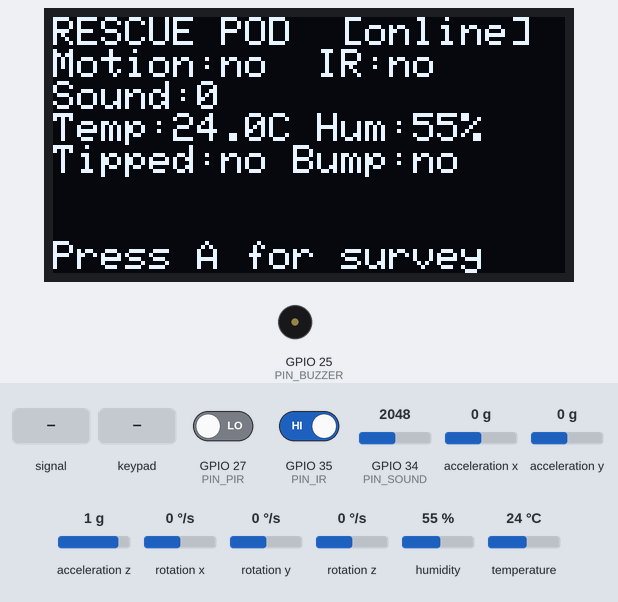
The sketch below on a simulated ESP32. On the bench: 128×64 one-colour display, buzzer (waves = sounding, pin HIGH). Wiring (inferred from the names in the program): MPU-6050 motion sensor at I2C address 0x68. Inputs (shaded band) come from the test bench; at power-on: GPIO 27 (PIN_PIR) LOW, GPIO 34 (PIN_SOUND) = 2048, GPIO 35 (PIN_IR) HIGH, acceleration x 0 g, acceleration y 0 g, acceleration z 1 g, rotation x 0 °/s, rotation y 0 °/s, rotation z 0 °/s, humidity 55 %, temperature 24 °C (analog values on the 0–4095 scale). WiFi joins after 1.5 s; servers stay silent unless stated; uploads are accepted with an empty reply; what the sketch prints to the serial monitor is not drawn.

Above: at 2.9 s.
3.0 s: GPIO 27 (PIN_PIR) driven HIGH
At 5.2 s:
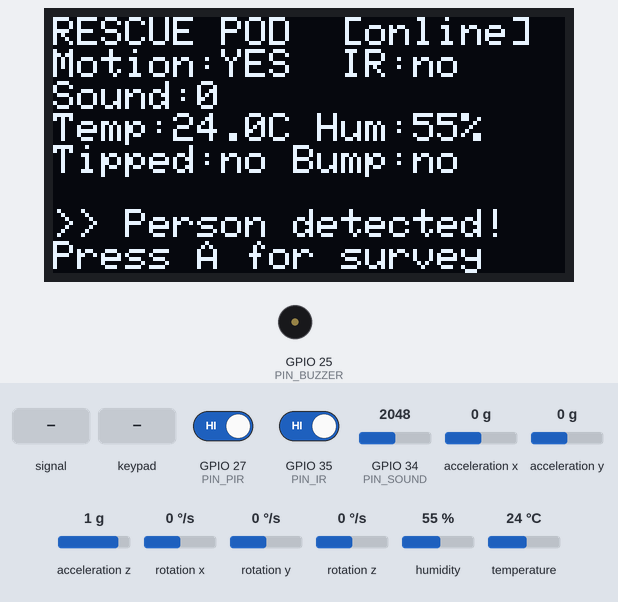
6.1 s: GPIO 34 (PIN_SOUND) fed a 200 Hz sine of ±1023 counts around its level
At 7.6 s:
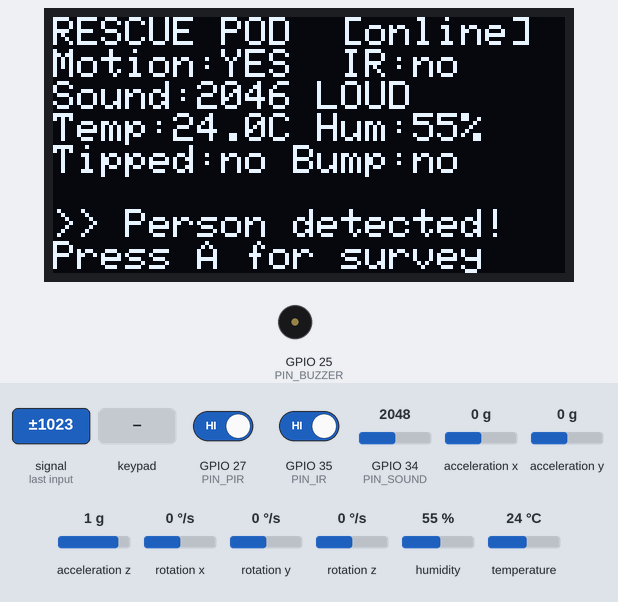
8.4 s: key 'A' pressed
At 9.1 s:
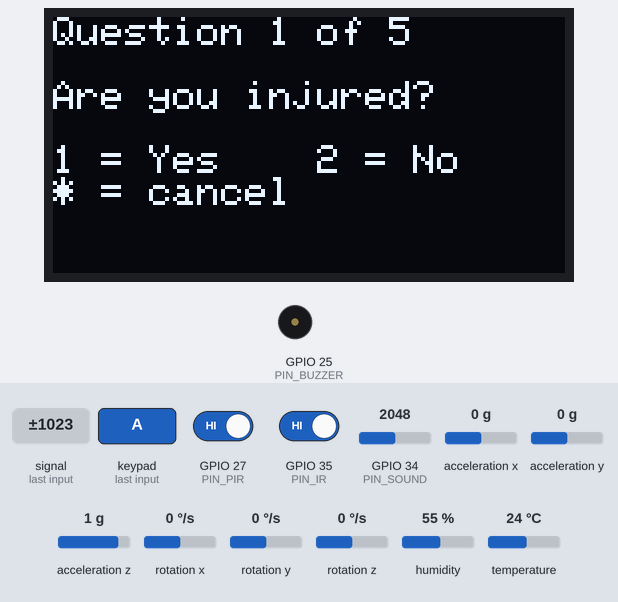
10.0 s: keypad keys 1 9 1 8 5 1 7 pressed 0.4 s apart
At 12.5 s:
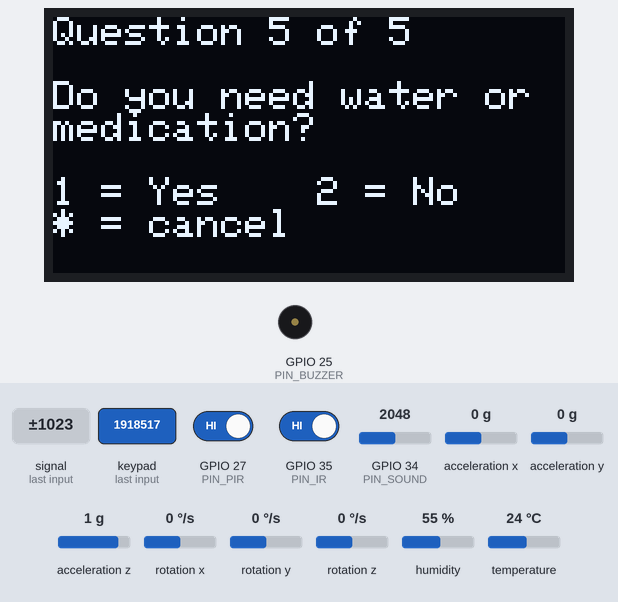
14.3 s: key '1' pressed
At 15.1 s:
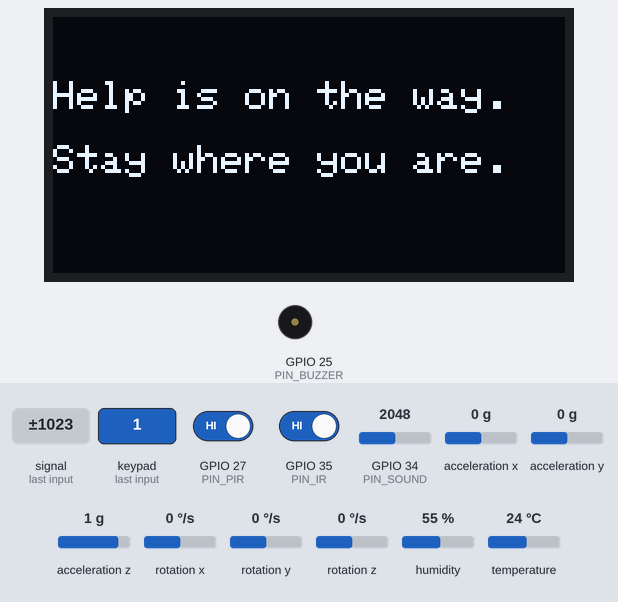
20.7 s: GPIO 27 (PIN_PIR) driven LOW
At 24.7 s:
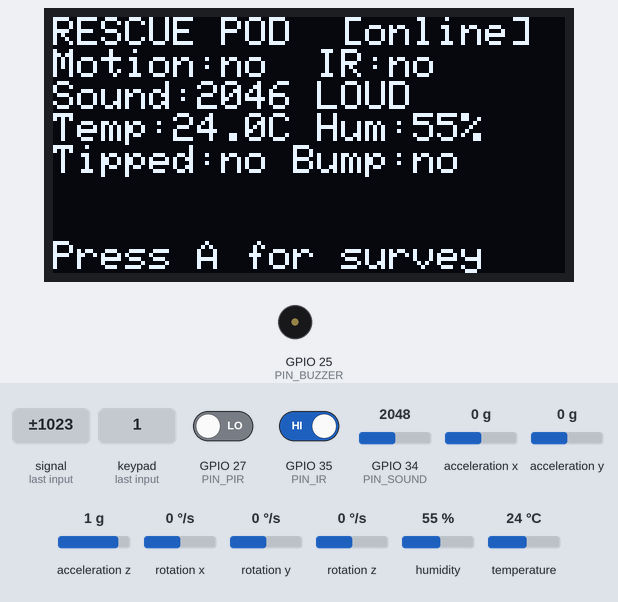
Timing chart, 0 to 26.2 s (numbered marks = the images above; inputs shaded):
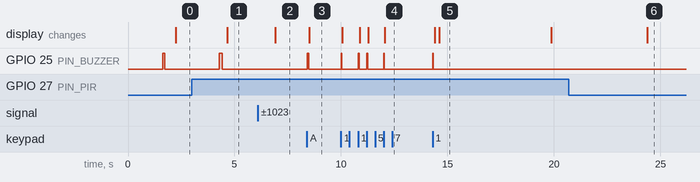

Measured:
- after the input at 3.0 s, GPIO 25 (PIN_BUZZER): LOW → HIGH after 1.3 s, → LOW 0.15 s later; the display: changes after 1.7 s (image 1)
- after the input at 6.1 s, the display: changes after 0.81 s (image 2)
- after the input at 8.4 s, GPIO 25 (PIN_BUZZER): LOW → HIGH at once, → LOW 0.08 s later; the display: changes after 0.11 s (image 3)
- after the input at 10.0 s, the display: first changes after 0.07 s (image 4 shows a later state)
- after the input at 14.3 s, GPIO 25 (PIN_BUZZER): LOW → HIGH at once, → LOW 0.04 s later; the display: first changes after 0.09 s (image 5 shows a later state)
- after the input at 20.7 s, the display: changes after 3.7 s (image 6)
- what the display in image 5 shows lasts 5.3 s, from 14.6 s to 19.9 s

The sketch:

rescue_pod.ino
```cpp
/*
  RESCUE POD — ESP32 firmware (HackUTD)
  Libraries: Adafruit SSD1306, Adafruit GFX, DHT sensor library, Keypad, ArduinoJson
  WIRING (ESP32 DevKit)
    OLED + MPU6050 (I2C) : SDA -> 21, SCL -> 22, VCC -> 3V3, GND -> GND
    PIR (HC-SR501)       : OUT -> 27, VCC -> VIN (5V), GND -> GND
    Sound sensor         : AO  -> 34, VCC -> 3V3
    IR reflective        : DO  -> 35, VCC -> 3V3
    DHT11                : DATA -> 4, VCC -> 3V3
    Buzzer module        : SIG -> 25
    4x4 keypad: rows -> 19,18,5,17  cols -> 16,23,32,33
*/

#include <WiFi.h>
#include <HTTPClient.h>
#include <WiFiClientSecure.h>
#include <ArduinoJson.h>
#include <Wire.h>
#include <Adafruit_GFX.h>
#include <Adafruit_SSD1306.h>
#include <DHT.h>
#include <Keypad.h>

// ================= CONFIG — EDIT THESE =================
const char* WIFI_SSID = "rescuebot";
const char* WIFI_PASS = "lavendar";
// Public URL of the REACH FastAPI backend (uvicorn main:app on port 8000, behind ngrok/cloudflared).
const char* SERVER    = "https://anthology-reheat-mystified.ngrok-free.dev";
const char* UNIT_ID   = "REACH-01";      // sent as robot_id
const char* SECTOR    = "C4";            // grid sector the pod is deployed in
const char* ZONE      = "residential";   // residential | industrial | road | unknown
// =======================================================

#define PIN_PIR     27
#define PIN_SOUND   34
#define PIN_IR      35
#define PIN_DHT     4
#define PIN_BUZZER  25
#define DHTTYPE     DHT11

const int  LOUD_THRESHOLD   = 800;
const unsigned long TELEMETRY_MS = 2000;

Adafruit_SSD1306 display(128, 64, &Wire, -1);

// ---- Raw MPU6050 driver (works with clone / "ITG/MPU" boards) ----
uint8_t mpuAddr = 0;

bool mpuWrite(uint8_t reg, uint8_t val) {
  Wire.beginTransmission(mpuAddr);
  Wire.write(reg);
  Wire.write(val);
  return Wire.endTransmission() == 0;
}

bool mpuInit() {
  uint8_t candidates[2] = {0x68, 0x69};
  for (int i = 0; i < 2; i++) {
    Wire.beginTransmission(candidates[i]);
    if (Wire.endTransmission() == 0) { mpuAddr = candidates[i]; break; }
  }
  if (mpuAddr == 0) return false;
  Wire.beginTransmission(mpuAddr);
  Wire.write(0x75);
  Wire.endTransmission(false);
  Wire.requestFrom(mpuAddr, (uint8_t)1);
  uint8_t who = Wire.available() ? Wire.read() : 0;
  Serial.printf("IMU found at 0x%02X, WHO_AM_I = 0x%02X\n", mpuAddr, who);
  mpuWrite(0x6B, 0x00);   // wake up
  delay(50);
  mpuWrite(0x1B, 0x00);   // gyro  +/-250 deg/s
  mpuWrite(0x1C, 0x10);   // accel +/-8 g
  return true;
}

bool mpuRead(float &ax, float &ay, float &az, float &gx, float &gy, float &gz) {
  Wire.beginTransmission(mpuAddr);
  Wire.write(0x3B);
  if (Wire.endTransmission(false) != 0) return false;
  if (Wire.requestFrom(mpuAddr, (uint8_t)14) != 14) return false;
  int16_t raw[7];
  for (int i = 0; i < 7; i++) {
    uint8_t hi = Wire.read();
    uint8_t lo = Wire.read();
    raw[i] = (int16_t)((hi << 8) | lo);
  }
  if (raw[0] == 0 && raw[1] == 0 && raw[2] == 0) {   // chip reset itself -> wake it again
    mpuWrite(0x6B, 0x00);
    return false;
  }

  ax = raw[0] / 4096.0 * 9.80665;
  ay = raw[1] / 4096.0 * 9.80665;
  az = raw[2] / 4096.0 * 9.80665;
  gx = raw[4] / 131.0;
  gy = raw[5] / 131.0;
  gz = raw[6] / 131.0;
  return true;
}

void scanI2C() {
  Serial.print("I2C devices found:");
  int n = 0;
  for (uint8_t a = 1; a < 127; a++) {
    Wire.beginTransmission(a);
    if (Wire.endTransmission() == 0) { Serial.printf(" 0x%02X", a); n++; }
  }
  Serial.println(n ? "" : " none");
}

DHT dht(PIN_DHT, DHTTYPE);

const byte ROWS = 4, COLS = 4;
char keys[ROWS][COLS] = {
  {'1','2','3','A'},
  {'4','5','6','B'},
  {'7','8','9','C'},
  {'*','0','#','D'}
};
byte rowPins[ROWS] = {19, 18, 5, 17};
byte colPins[COLS] = {16, 23, 32, 33};
Keypad keypad = Keypad(makeKeymap(keys), rowPins, colPins, ROWS, COLS);

struct Question { const char* text; const char* key; bool scale; };
Question questions[5] = {
  {"Are you injured?",                 "injured",                   false},
  {"Can you move on your own?",        "can_move",                  false},
  {"How many people are with you?",    "people_with_you",           true },
  {"Is it hard to breathe?",           "hard_to_breathe",           false},
  {"Do you need water or medication?", "needs_water_or_medication", false},
};
int answers[5];
int qIndex = 0;

enum State { POD_IDLE, POD_SURVEY, POD_DONE };
State state = POD_IDLE;
unsigned long doneAt = 0;
int caseCounter = 0;

struct Readings {
  bool  motion;
  int   soundLevel;
  bool  loud;
  bool  irObject;
  float tempC;
  float humidity;
  float accelMag;
  bool  tipped;
  bool  impact;
  float ax, ay, az;
  float gx, gy, gz;
};
Readings latest;
bool mpuOk = false;
int  soundMin = 4095, soundMax = 0;
float cachedTemp = NAN, cachedHum = NAN;
unsigned long lastDht = 0, lastTelemetry = 0;
bool lastMotion = false;
bool motionLatch = false;
float peakAccel = 0;
const float IMPACT_THRESHOLD = 12.0;

void beep(int ms) {
  digitalWrite(PIN_BUZZER, HIGH);
  delay(ms);
  digitalWrite(PIN_BUZZER, LOW);
}

void sampleSound() {
  int v = analogRead(PIN_SOUND);
  if (v < soundMin) soundMin = v;
  if (v > soundMax) soundMax = v;
}

void readSensors() {
  latest.motion   = motionLatch || digitalRead(PIN_PIR) == HIGH;
  motionLatch = false;
  latest.irObject = digitalRead(PIN_IR) == LOW;

  latest.soundLevel = (soundMax > soundMin) ? soundMax - soundMin : 0;
  latest.loud = latest.soundLevel > LOUD_THRESHOLD;
  soundMin = 4095; soundMax = 0;

  if (millis() - lastDht > 2000) {
    float t = dht.readTemperature();
    float h = dht.readHumidity();
    if (!isnan(t)) cachedTemp = t;
    if (!isnan(h)) cachedHum = h;
    lastDht = millis();
  }
  latest.tempC = cachedTemp;
  latest.humidity = cachedHum;

  if (mpuOk && mpuRead(latest.ax, latest.ay, latest.az, latest.gx, latest.gy, latest.gz)) {
    latest.accelMag = sqrt(latest.ax*latest.ax + latest.ay*latest.ay + latest.az*latest.az);
    latest.tipped = latest.az < 4.0;
    latest.impact = peakAccel > IMPACT_THRESHOLD;
  } else {
    latest.ax = latest.ay = latest.az = 0;
    latest.gx = latest.gy = latest.gz = 0;
    latest.accelMag = 0;
    latest.tipped = false;
    latest.impact = false;
  }
  peakAccel = 0;
}

void addReadings(JsonObject s) {
  s["motion_detected"] = latest.motion;
  s["sound_level"]     = latest.soundLevel;
  s["loud_sound"]      = latest.loud;
  s["object_close_ir"] = latest.irObject;
  if (isnan(latest.tempC)) s["temp_c"] = nullptr; else s["temp_c"] = latest.tempC;
  if (isnan(latest.humidity)) s["humidity"] = nullptr; else s["humidity"] = latest.humidity;
  s["accel_mag"]       = latest.accelMag;
  s["robot_tipped"]    = latest.tipped;
  s["impact"]          = latest.impact;
  JsonObject acc = s["accel"].to<JsonObject>();
  acc["x"] = latest.ax; acc["y"] = latest.ay; acc["z"] = latest.az;
  JsonObject gyr = s["gyro_dps"].to<JsonObject>();
  gyr["x"] = latest.gx; gyr["y"] = latest.gy; gyr["z"] = latest.gz;
}

bool postJson(const char* path, JsonDocument& doc) {
  if (WiFi.status() != WL_CONNECTED) return false;
  HTTPClient http;
  String url = String(SERVER) + path;
  WiFiClientSecure secureClient;
  WiFiClient plainClient;
  if (url.startsWith("https")) {
    secureClient.setInsecure();
    http.begin(secureClient, url);
  } else {
    http.begin(plainClient, url);
  }
  http.addHeader("Content-Type", "application/json");
  http.addHeader("X-Reach-Source", "hardware");          // backend tags records as hardware
  http.addHeader("ngrok-skip-browser-warning", "1");      // avoid ngrok's interstitial page
  http.setTimeout(3000);
  String body;
  serializeJson(doc, body);
  int code = http.POST(body);
  http.end();
  Serial.printf("POST %s -> %d\n", path, code);
  return code >= 200 && code < 300;
}

// POST /api/telemetry — flat payload matching the backend's TelemetryIn schema.
// Fields this pod cannot measure are omitted (location: no GPS),
// and the IMU is omitted when the MPU6050 is missing, so nothing is reported as a fake zero.
void sendTelemetry() {
  JsonDocument doc;
  doc["robot_id"]           = UNIT_ID;
  doc["sector"]             = SECTOR;
  doc["location_zone"]      = ZONE;
  doc["motion_detected"]    = latest.motion;
  // NOTE: this is the IR *proximity* sensor ("object close"), not a thermal/body-heat sensor.
  doc["infrared_triggered"] = latest.irObject;
  if (isnan(latest.tempC)) doc["temperature_c"] = nullptr;
  else                     doc["temperature_c"] = latest.tempC;
  if (mpuOk) {
    JsonObject acc = doc["accelerometer"].to<JsonObject>();
    acc["x"] = latest.ax; acc["y"] = latest.ay; acc["z"] = latest.az;
    JsonObject gyr = doc["gyroscope"].to<JsonObject>();
    gyr["x"] = latest.gx; gyr["y"] = latest.gy; gyr["z"] = latest.gz;
  }
  postJson("/api/telemetry", doc);
}

static const char* yesNo(bool v) { return v ? "yes" : "no"; }

// POST /api/surveys — maps the pod's five OLED questions onto the backend's SurveyAnswers
// ("yes" / "no"; the backend keeps anything unsent as "unknown").
bool sendCase() {
  JsonDocument doc;
  caseCounter++;
  doc["robot_id"] = UNIT_ID;
  doc["sector"]   = SECTOR;
  JsonObject ans = doc["answers"].to<JsonObject>();
  ans["injured"]              = yesNo(answers[0] == 1);  // "Are you injured?"
  ans["trapped"]              = yesNo(answers[1] != 1);  // "Can you move on your own?" (inverted)
  ans["others_present"]       = yesNo(answers[2] > 0);   // "How many people are with you?" (count > 0)
  ans["breathing_difficulty"] = yesNo(answers[3] == 1);  // "Is it hard to breathe?"
  ans["immediate_help"]       = yesNo(answers[4] == 1);  // "Do you need water or medication?" (closest match)
  // The survivor's own answers, which the yes/no mapping above flattens (shown to responders).
  JsonObject det = doc["details"].to<JsonObject>();
  det["people_count"]              = answers[2] < 0 ? 0 : answers[2];
  det["can_move"]                  = answers[1] == 1;
  det["needs_water_or_medication"] = answers[4] == 1;
  return postJson("/api/surveys", doc);
}

void showIdle() {
  display.clearDisplay();
  display.setTextSize(1);
  display.setCursor(0, 0);
  display.println(WiFi.status() == WL_CONNECTED ? "RESCUE POD  [online]" : "RESCUE POD  [offline]");
  display.printf("Motion:%s  IR:%s\n", latest.motion ? "YES" : "no", latest.irObject ? "YES" : "no");
  display.printf("Sound:%d %s\n", latest.soundLevel, latest.loud ? "LOUD" : "");
  if (isnan(latest.tempC)) display.println("Temp: --");
  else display.printf("Temp:%.1fC Hum:%.0f%%\n", latest.tempC, latest.humidity);
  display.printf("Tipped:%s Bump:%s\n", latest.tipped ? "YES" : "no", latest.impact ? "YES" : "no");
  display.println();
  display.println(latest.motion ? ">> Person detected!" : "");
  display.println("Press A for survey");
  display.display();
}

void showQuestion(int i) {
  display.clearDisplay();
  display.setTextSize(1);
  display.setCursor(0, 0);
  display.printf("Question %d of 5\n\n", i + 1);
  display.println(questions[i].text);
  display.println();
  display.println(questions[i].scale ? "Press a number 0-9" : "1 = Yes    2 = No");
  display.println("* = cancel");
  display.display();
}

void showMessage(const char* line1, const char* line2) {
  display.clearDisplay();
  display.setTextSize(1);
  display.setCursor(0, 16);
  display.println(line1);
  display.println();
  display.println(line2);
  display.display();
}

void handleSurveyKey(char k) {
  if (k == '*') { state = POD_IDLE; return; }
  Question& q = questions[qIndex];
  int val = -1;
    if (q.scale && k >= '0' && k <= '9') val = k - '0';
  if (!q.scale && (k == '1' || k == '2')) val = (k == '1') ? 1 : 0;
  if (val < 0) return;

  answers[qIndex] = val;
  beep(40);
  qIndex++;
  if (qIndex < 5) {
    showQuestion(qIndex);
  } else {
    showMessage("Sending...", "");
    readSensors();
    bool ok = sendCase();
    showMessage(ok ? "Help is on the way." : "Saved - will retry.",
                ok ? "Stay where you are." : "Check WiFi/server.");
    state = POD_DONE;
    doneAt = millis();
  }
}

void setup() {
  Serial.begin(115200);
  pinMode(PIN_PIR, INPUT);
  pinMode(PIN_IR, INPUT);
  pinMode(PIN_BUZZER, OUTPUT);
  digitalWrite(PIN_BUZZER, LOW);
  analogReadResolution(12);

  Wire.begin(21, 22);
  if (!display.begin(SSD1306_SWITCHCAPVCC, 0x3C)) Serial.println("OLED not found");
  display.setTextColor(SSD1306_WHITE);
  showMessage("Rescue Pod booting", "Connecting WiFi...");

  scanI2C();   // OLED should show as 0x3C, MPU as 0x68
  mpuOk = mpuInit();
  if (!mpuOk) Serial.println("MPU6050 not found - continuing without it");
  dht.begin();

  WiFi.mode(WIFI_STA);
  WiFi.setAutoReconnect(true);
  WiFi.begin(WIFI_SSID, WIFI_PASS);
  unsigned long start = millis();
  while (WiFi.status() != WL_CONNECTED && millis() - start < 10000) delay(250);
  Serial.println(WiFi.status() == WL_CONNECTED ? "WiFi OK: " + WiFi.localIP().toString()
                                               : String("WiFi failed - running offline"));
  beep(100);
}

void loop() {
  sampleSound();
  if (digitalRead(PIN_PIR) == HIGH) motionLatch = true;
  if (mpuOk) {
    float ax, ay, az, gx, gy, gz;
    if (mpuRead(ax, ay, az, gx, gy, gz)) {
      float m = sqrt(ax*ax + ay*ay + az*az);
      if (m > peakAccel) peakAccel = m;
    }
  }
  char k = keypad.getKey();

  if (state == POD_IDLE) {
    if (millis() - lastTelemetry > TELEMETRY_MS) {
      readSensors();
      if (latest.motion && !lastMotion) beep(150);
      lastMotion = latest.motion;
      sendTelemetry();
      showIdle();
      lastTelemetry = millis();
    }
    if (k == 'A') {
      state = POD_SURVEY;
      qIndex = 0;
      beep(80);
      showQuestion(0);
    }
  } else if (state == POD_SURVEY) {
    if (k) handleSurveyKey(k);
  } else if (state == POD_DONE) {
    if (millis() - doneAt > 5000) state = POD_IDLE;
  }
}
```
